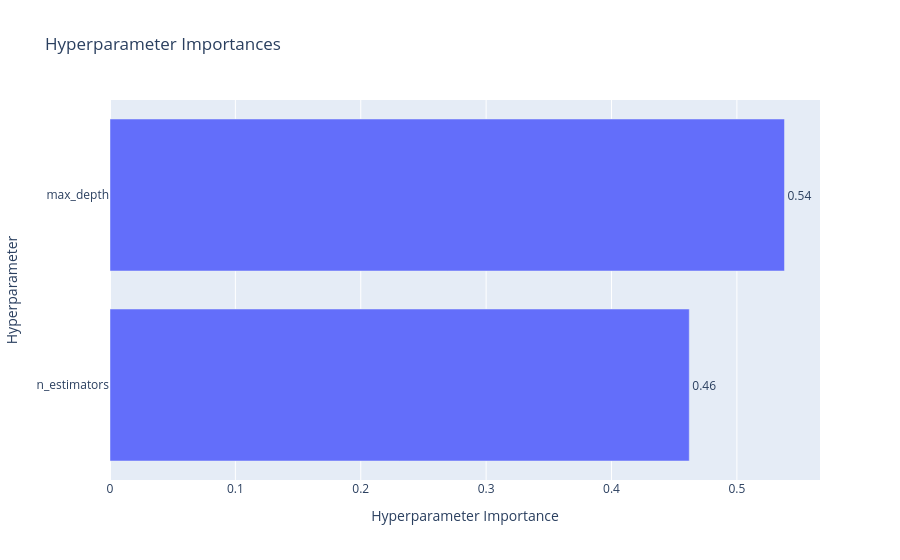

Notebook code for this chart:
### Markdown cell above
### 5. Hyperparameter Importances

### Code cell
plot_param_importances(study).show()

### Figure 1 — Plotly figure (JSON) as saved in the notebook; plotly's stock layout.template omitted (floating-point values rounded to 4 significant figures)
{"data": [{"cliponaxis": false, "hovertemplate": ["n_estimators (IntDistribution): 0.4620269057474368<extra></extra>", "max_depth (IntDistribution): 0.5379730942525631<extra></extra>"], "name": "Objective Value", "orientation": "h", "text": ["0.46", "0.54"], "textposition": "outside", "type": "bar", "x": [0.462, 0.538], "y": ["n_estimators", "max_depth"]}], "layout": {"title": {"text": "Hyperparameter Importances"}, "xaxis": {"title": {"text": "Hyperparameter Importance"}}, "yaxis": {"title": {"text": "Hyperparameter"}}}}
